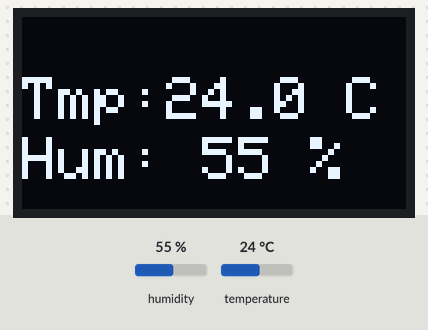
Bench run of a sketch on a simulated ESP32-C3. On the bench: 128×64 one-colour display. The test bench sets the inputs (shaded band); at power-on: humidity 55 %, temperature 24 °C. What the sketch prints to the serial monitor is not drawn.

Above: at 1.2 s.
1.3 s: humidity set to 22 %
At 2.5 s:
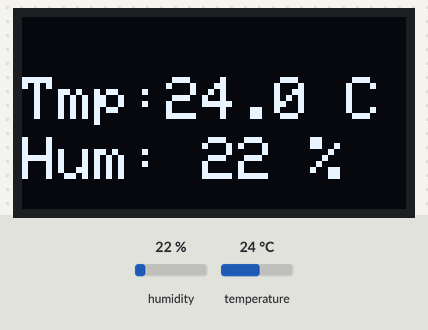
2.8 s: temperature set to 12 °C
At 4.0 s:
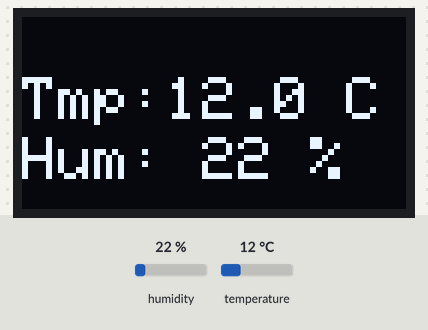
4.3 s: humidity set to 40 %
At 5.6 s:
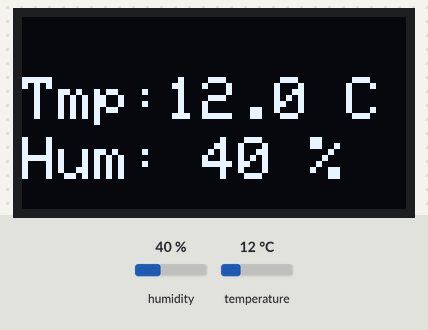
5.9 s: temperature set to 19 °C
At 7.3 s:
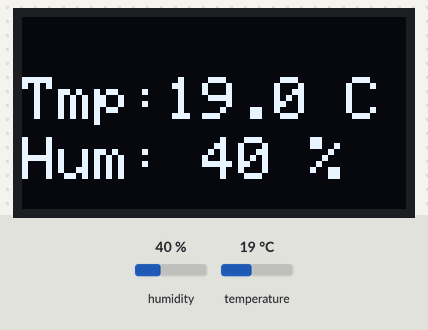
Timing chart, 0 to 8.4 s (numbered marks = the images above; inputs shaded):
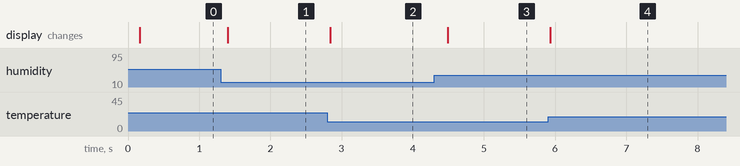

The sketch:

ESP32_C3_oled_AHT20.ino
```cpp
// ESPP32_C3_oled_basic.ino

#include <Wire.h>
#include <Adafruit_GFX.h>
#include <Adafruit_SSD1306.h>
#include <Adafruit_AHTX0.h>

// --- CONFIGURACIÓ HARDWARE ---
#define SCREEN_WIDTH 128
#define SCREEN_HEIGHT 64
#define PIN_SDA 3 // Pins I2C per a l' ESP32-C3 SuperMini
#define PIN_SCL 4

Adafruit_SSD1306 display(SCREEN_WIDTH, SCREEN_HEIGHT, &Wire, -1);
Adafruit_AHTX0 aht;

void setup() {
  Serial.begin(115200);
  Wire.begin(PIN_SDA, PIN_SCL);

  // Iniciar pantalla
  if(!display.begin(SSD1306_SWITCHCAPVCC, 0x3C)) {
    Serial.println(F("Fallo al iniciar OLED"));
    for(;;);
  }

    if (!aht.begin()) {
    Serial.println("Could not find AHT? Check wiring");
    while (1)
      delay(10);
  }

  display.setRotation(0); // Rotació de 180 graus. Necessari segons com muntem la pantalla
  display.clearDisplay();      // Esborrem el que hi hagi a la memòria
  display.setTextSize(2);      // Triem mida de lletra (1 a 8)
  display.setTextColor(WHITE); // Color del text

  display.setCursor(10, 25);   // On comença a escriure (X, Y)
  display.print("HOLA MON!");  // El text que volem mostrar

  display.display();
}

void loop() {
    display.clearDisplay();
  sensors_event_t humidity, temp;

  aht.getEvent(&humidity,
               &temp); // populate temp and humidity objects with fresh data
  display.setCursor(0, 20);


  display.print("Tmp:");
  display.print(temp.temperature,1);
  display.println(" C");
  display.setCursor(0, 40);
  display.print("Hum: ");
  display.print(humidity.relative_humidity,0);
  display.println(" %");
  Serial.print("Temperature: ");
  Serial.print(temp.temperature,1);
  Serial.println(" degrees C");
  Serial.print("Pressure: ");
  Serial.print(humidity.relative_humidity,0);
  Serial.println(" RH %");


  display.display();
  delay(100);
} 
```

Measured:
- after the input at 1.3 s, the display: changes after 0.10 s (image 1)
- after the input at 2.8 s, the display: changes at once (image 2)
- after the input at 4.3 s, the display: changes after 0.19 s (image 3)
- after the input at 5.9 s, the display: changes at once (image 4)
